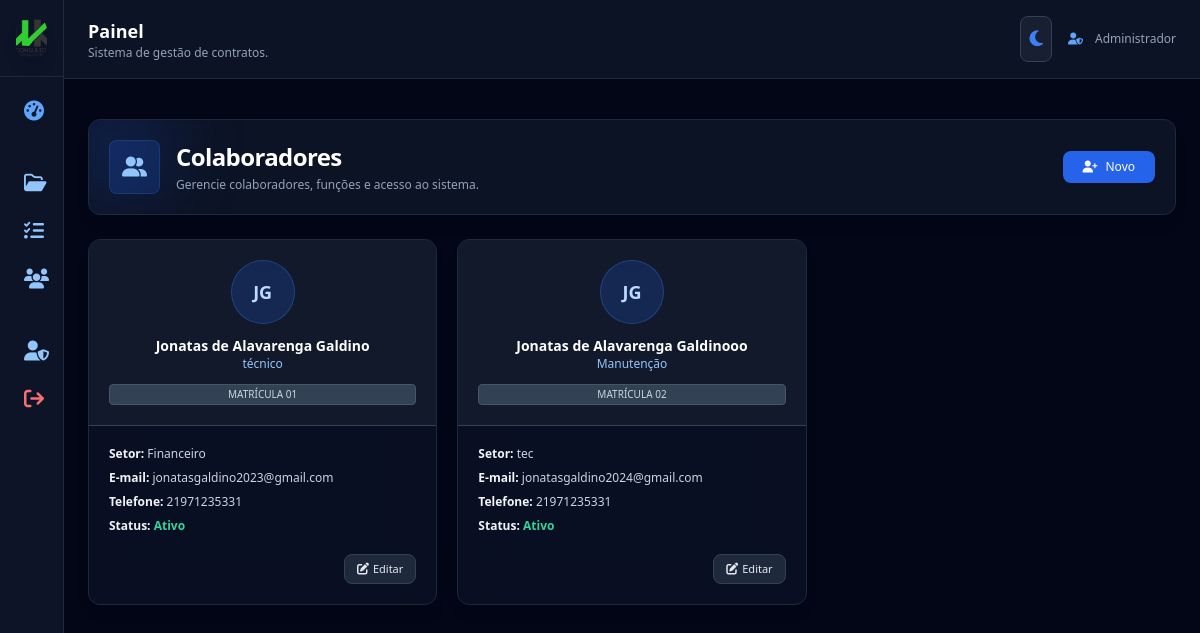
The page /colaboradores (signed in) on the database as committed earlier.
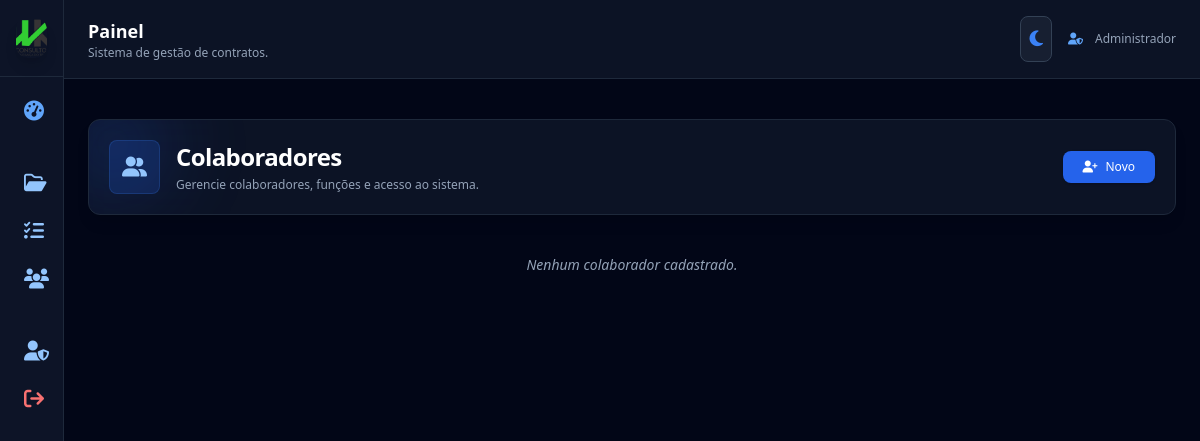
The same page on the database as committed later.
### app.py (models this page shows, shortened)
class User(UserMixin, db.Model):
    id = db.Column(db.Integer, primary_key=True)
    name = db.Column(db.String(120))
    email = db.Column(db.String(120), unique=True)
    password = db.Column(db.String(255))
    role = db.Column(db.String(20))  # admin / colaborador

class Collaborator(db.Model):
    id = db.Column(db.Integer, primary_key=True)
    matricula = db.Column(db.String(20), unique=True)
    nome = db.Column(db.String(150))
    email = db.Column(db.String(120), unique=True)
    telefone = db.Column(db.String(20))
    setor = db.Column(db.String(120))
    funcao = db.Column(db.String(120))
    foto = db.Column(db.String(255))
    ativo = db.Column(db.Boolean, default=True)
    password = db.Column(db.String(255))
    created_at = db.Column(db.DateTime, default=datetime.utcnow)

### app.py (the view)
@app.route("/colaboradores")
@login_required
def colaboradores():
    if current_user.role != "admin":
        return redirect("/")
    colaboradores = Collaborator.query.order_by(Collaborator.nome).all()
    return render_template("colaboradores.html", colaboradores=colaboradores)

### app.py (called while the page is built, shortened)
@login_manager.user_loader
def load_user(user_id):
    return User.query.get(int(user_id))

@app.before_request
def criar_admin_automatico():
    admin = User.query.filter_by(email="admin@admin.com").first()

### templates/colaboradores.html (shortened to what this page needs)
{% extends "base.html" %}
{% block content %}
<section class="mb-6">
  <div class="rounded-xl p-5
              bg-white/80 dark:bg-slate-900/80
              backdrop-blur-xl border
              border-slate-300 dark:border-slate-800
              shadow-lg flex items-center justify-between
              relative overflow-hidden">
    <div class="absolute -top-8 -left-8 w-28 h-28
                bg-blue-500/10 dark:bg-blue-600/20
                blur-2xl rounded-full"></div>
    <div class="relative flex items-center gap-4">
      <div class="p-3 bg-blue-500/10 dark:bg-blue-600/20
                  rounded-lg border border-blue-300/30 dark:border-blue-500/20">
        <i class="fa-solid fa-user-group text-blue-600 dark:text-blue-300 text-xl"></i>
      </div>
      <div>
        <h1 class="text-2xl font-bold text-slate-800 dark:text-white tracking-tight">
          Colaboradores
        </h1>
        <p class="text-xs text-slate-600 dark:text-slate-400 mt-1">
          Gerencie colaboradores, funções e acesso ao sistema.
        </p>
      </div>
    </div>
    <button onclick="abrirModalColab()"
      class="px-5 py-2 bg-blue-600 hover:bg-blue-700
             text-white text-xs rounded-lg shadow flex items-center gap-2">
      <i class="fa-solid fa-user-plus"></i>
      Novo
    </button>
  </div>
</section>
{% if colaboradores %}
<div class="grid grid-cols-1 sm:grid-cols-2 lg:grid-cols-3 xl:grid-cols-4 gap-5">
  {% for c in colaboradores %}
  <div class="rounded-xl border
              bg-white/80 dark:bg-slate-900/60
              backdrop-blur-xl shadow-lg overflow-hidden
              border-slate-300 dark:border-slate-800
              hover:border-blue-400 dark:hover:border-blue-500/50
              transition-all">
    <div class="bg-slate-200/50 dark:bg-slate-800/40
                border-b border-slate-300 dark:border-slate-700
                p-5 text-center">
      <div class="mx-auto w-16 h-16 rounded-full
                  bg-blue-500/10 dark:bg-blue-600/20
                  border border-blue-300/40 dark:border-blue-500/30
                  flex items-center justify-center
                  text-lg font-semibold text-blue-700 dark:text-blue-200">
        {{ c.nome.split()[0][0] }}{{ c.nome.split()[-1][0] }}
      </div>
      <h3 class="text-slate-800 dark:text-white font-semibold mt-3 text-sm">{{ c.nome }}</h3>
      <p class="text-xs text-blue-700 dark:text-blue-300">{{ c.funcao }}</p>
      <span class="block mt-3 text-[10px] px-2 py-0.5
                   rounded bg-slate-300 dark:bg-slate-700
                   text-slate-700 dark:text-slate-300
                   border border-slate-400 dark:border-slate-600">
        MATRÍCULA {{ c.matricula }}
      </span>
    </div>
    <div class="p-5 text-slate-700 dark:text-slate-300 text-xs space-y-2">
      <p><strong class="text-slate-900 dark:text-slate-100">Setor:</strong> {{ c.setor }}</p>
      <p><strong class="text-slate-900 dark:text-slate-100">E-mail:</strong> {{ c.email or "-" }}</p>
      <p><strong class="text-slate-900 dark:text-slate-100">Telefone:</strong> {{ c.telefone or "-" }}</p>
      <p>
        <strong class="text-slate-900 dark:text-slate-100">Status:</strong>
        {% if c.ativo %}
          <span class="text-emerald-600 dark:text-emerald-400 font-semibold">Ativo</span>
        {% else %}
          <span class="text-red-600 dark:text-red-400 font-semibold">Inativo</span>
        {% endif %}
      </p>
      <div class="pt-3 flex justify-end">
        <button onclick="abrirModalEditar('{{ c.id }}')"
          class="px-3 py-1.5 bg-slate-200 dark:bg-slate-800
                 hover:bg-slate-300 dark:hover:bg-slate-700
                 text-slate-700 dark:text-slate-200 rounded-lg
                 text-[11px] border
                 border-slate-300 dark:border-slate-700
                 flex items-center gap-1">
          <i class="fa-solid fa-pen-to-square text-xs"></i> Editar
        </button>
      </div>
    </div>
  </div>
  {% endfor %}
</div>
{% else %}
<p class="text-slate-600 dark:text-slate-400 text-center mt-10 italic text-sm">
  Nenhum colaborador cadastrado.
</p>
{% endif %}
{% endblock %}

### templates/base.html (shortened to what this page needs)
<!doctype html>
<html lang="pt-BR" class="h-full">
<head>
  <script src="https://cdn.tailwindcss.com"></script>
  <link rel="stylesheet"
        href="https://cdnjs.cloudflare.com/ajax/libs/font-awesome/6.5.0/css/all.min.css"/>
</head>
<body class="h-full
             bg-slate-100 text-slate-800
             dark:bg-slate-950 dark:text-slate-100
             transition-colors duration-300">
<div class="min-h-screen flex">
  <aside
    class="group fixed top-0 left-0 h-full
           bg-white/90 border-r border-slate-200
           dark:bg-slate-900/90 dark:border-slate-800
           flex flex-col transition-all duration-300
           w-16 hover:w-56 overflow-hidden z-50">
      <div class="p-4 border-b
                  border-slate-200 dark:border-slate-800
                  flex items-center gap-3">
          <img src="{{ url_for('static', filename='logo.png') }}"
               class="w-10 h-10 rounded-xl object-cover shadow-lg">
      </div>
      <nav class="flex-1 p-3 space-y-1 text-sm">
        {% if current_user.is_authenticated %}
        {% if current_user.role == 'admin' %}
        <a href="{{ url_for('dashboard') }}"
           class="flex items-center gap-3 px-3 py-2 rounded-lg
                  hover:bg-slate-200 dark:hover:bg-slate-800/80
                  transition">
          <i class="fa-solid fa-gauge-high text-blue-500 dark:text-blue-400 text-xl"></i>
        </a>
        <a href="/contracts"
           class="flex items-center gap-3 px-3 py-2 rounded-lg
                  hover:bg-slate-200 dark:hover:bg-slate-800/80
                  transition">
          <i class="fa-regular fa-folder-open text-blue-500 dark:text-blue-300 text-xl"></i>
        </a>
        <a href="/atividades"
           class="flex items-center gap-3 px-3 py-2 rounded-lg
                  hover:bg-slate-200 dark:hover:bg-slate-800/80
                  transition">
          <i class="fa-solid fa-list-check text-blue-500 dark:text-blue-300 text-xl"></i>
        </a>
        <a href="/colaboradores"
           class="flex items-center gap-3 px-3 py-2 rounded-lg
                  hover:bg-slate-200 dark:hover:bg-slate-800/80
                  transition">
          <i class="fa-solid fa-users text-blue-500 dark:text-blue-300 text-xl"></i>
        </a>
        <a href="/administradores"
           class="flex items-center gap-3 px-3 py-2 rounded-lg
                  hover:bg-slate-200 dark:hover:bg-slate-800/80
                  transition">
          <i class="fa-solid fa-user-shield text-blue-500 dark:text-blue-300 text-xl"></i>
        </a>
        {% endif %}
        {% endif %}
        <a href="/logout"
           class="flex items-center gap-3 px-3 py-2 rounded-lg
                  hover:bg-red-100 dark:hover:bg-red-900/40
                  text-red-600 dark:text-red-400 mt-6 transition">
          <i class="fa-solid fa-arrow-right-from-bracket text-xl"></i>
        </a>
      </nav>
  </aside>
  <main class="flex-1 ml-16 group-hover:ml-56 transition-all duration-300">
    <header class="border-b
                   border-slate-200 dark:border-slate-800
                   bg-white/80 dark:bg-slate-900/80
                   backdrop-blur">
      <div class="max-w-7xl mx-auto px-6 py-4 flex items-center justify-between">
        <div>
          <h2 class="text-lg font-semibold
                     text-slate-800 dark:text-white">
            {{ page_title or 'Painel' }}
          </h2>
          <p class="text-xs
                    text-slate-600 dark:text-slate-400">
            Sistema de gestão de contratos.
          </p>
        </div>
        <div class="flex items-center gap-4">
          <button id="themeToggle"
                  class="p-2 rounded-lg border
                         border-slate-300 dark:border-slate-700
                         bg-white/80 dark:bg-slate-800/60
                         hover:bg-slate-100 dark:hover:bg-slate-700
                         transition">
            <i id="temaIcone" class="fa-solid fa-moon text-blue-500 text-lg"></i>
          </button>
          {% if current_user.is_authenticated %}
          <div class="flex items-center gap-3 text-xs
                      text-slate-600 dark:text-slate-400">
            <i class="fa-solid fa-user-shield text-blue-500 dark:text-blue-400"></i>
            {{ current_user.name }}
          </div>
          {% endif %}
        </div>
      </div>
    </header>
    <div class="max-w-7xl mx-auto px-6 pt-4">
    </div>
    <section class="max-w-7xl mx-auto px-6 py-6">
      {% block content %}{% endblock %}
    </section>
  </main>
</div>
</body>
</html>

### templates/base.html (style rules this page uses)
body { font-family: system-ui, -apple-system, BlinkMacSystemFont, "Inter", sans-serif; }

Rows that differ between the two databases and show on the page:
removed Collaborator: nome "J", nome "G", nome "Jonatas de Alavarenga Galdino", funcao "técnico", matricula "01", setor "Financeiro", email "jonatasgaldino2023@gmail.com", telefone "21971235331", ativo "Ativo"
removed Collaborator: nome "J", nome "G", nome "Jonatas de Alavarenga Galdinooo", funcao "Manutenção", matricula "02", setor "tec", email "jonatasgaldino2024@gmail.com", telefone "21971235331", ativo "Ativo"
Other text that changed with them:
text now shown: "Nenhum colaborador cadastrado."
